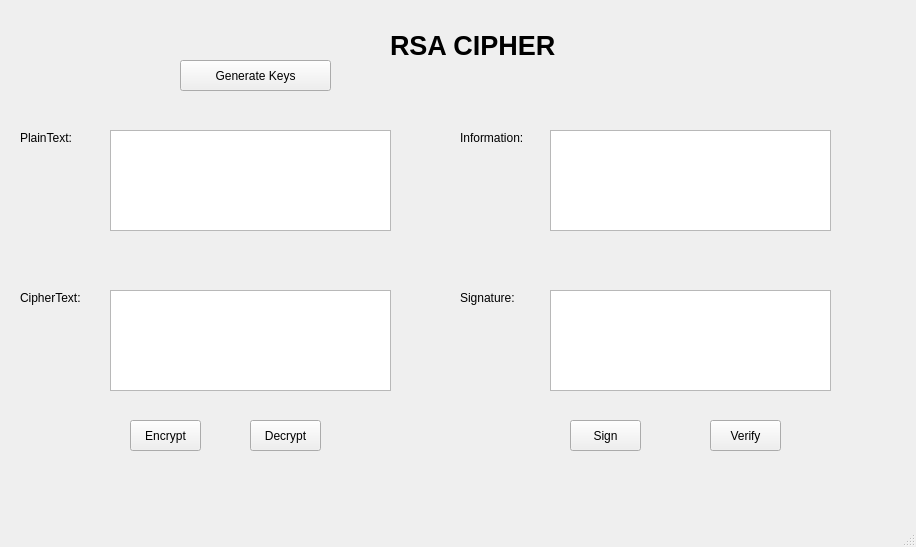
<?xml version="1.0" encoding="UTF-8"?>
<ui version="4.0">
 <class>MainWindow</class>
 <widget class="QMainWindow" name="MainWindow">
  <property name="geometry">
   <rect>
    <x>0</x>
    <y>0</y>
    <width>916</width>
    <height>547</height>
   </rect>
  </property>
  <property name="windowTitle">
   <string>MainWindow</string>
  </property>
  <widget class="QWidget" name="centralwidget">
   <widget class="QPlainTextEdit" name="txt_plaintext">
    <property name="geometry">
     <rect>
      <x>110</x>
      <y>130</y>
      <width>281</width>
      <height>101</height>
     </rect>
    </property>
   </widget>
   <widget class="QLabel" name="label">
    <property name="geometry">
     <rect>
      <x>20</x>
      <y>130</y>
      <width>51</width>
      <height>16</height>
     </rect>
    </property>
    <property name="text">
     <string>PlainText:</string>
    </property>
   </widget>
   <widget class="QPlainTextEdit" name="txt_ciphertext">
    <property name="geometry">
     <rect>
      <x>110</x>
      <y>290</y>
      <width>281</width>
      <height>101</height>
     </rect>
    </property>
   </widget>
   <widget class="QPlainTextEdit" name="txt_signature">
    <property name="geometry">
     <rect>
      <x>550</x>
      <y>290</y>
      <width>281</width>
      <height>101</height>
     </rect>
    </property>
   </widget>
   <widget class="QPlainTextEdit" name="txt_information">
    <property name="geometry">
     <rect>
      <x>550</x>
      <y>130</y>
      <width>281</width>
      <height>101</height>
     </rect>
    </property>
   </widget>
   <widget class="QLabel" name="label_2">
    <property name="geometry">
     <rect>
      <x>20</x>
      <y>290</y>
      <width>61</width>
      <height>16</height>
     </rect>
    </property>
    <property name="text">
     <string>CipherText:</string>
    </property>
   </widget>
   <widget class="QLabel" name="label_3">
    <property name="geometry">
     <rect>
      <x>460</x>
      <y>130</y>
      <width>71</width>
      <height>16</height>
     </rect>
    </property>
    <property name="text">
     <string>Information:</string>
    </property>
   </widget>
   <widget class="QLabel" name="label_4">
    <property name="geometry">
     <rect>
      <x>460</x>
      <y>290</y>
      <width>61</width>
      <height>16</height>
     </rect>
    </property>
    <property name="text">
     <string>Signature:</string>
    </property>
   </widget>
   <widget class="QLabel" name="label_5">
    <property name="geometry">
     <rect>
      <x>390</x>
      <y>20</y>
      <width>201</width>
      <height>51</height>
     </rect>
    </property>
    <property name="font">
     <font>
      <pointsize>20</pointsize>
      <weight>75</weight>
      <bold>true</bold>
     </font>
    </property>
    <property name="text">
     <string>RSA CIPHER</string>
    </property>
   </widget>
   <widget class="QToolButton" name="btn_gen_keys">
    <property name="geometry">
     <rect>
      <x>180</x>
      <y>60</y>
      <width>151</width>
      <height>31</height>
     </rect>
    </property>
    <property name="text">
     <string>Generate Keys</string>
    </property>
   </widget>
   <widget class="QToolButton" name="btn_encrypt">
    <property name="geometry">
     <rect>
      <x>130</x>
      <y>420</y>
      <width>71</width>
      <height>31</height>
     </rect>
    </property>
    <property name="text">
     <string>Encrypt</string>
    </property>
   </widget>
   <widget class="QToolButton" name="btn_decrypt">
    <property name="geometry">
     <rect>
      <x>250</x>
      <y>420</y>
      <width>71</width>
      <height>31</height>
     </rect>
    </property>
    <property name="text">
     <string>Decrypt</string>
    </property>
   </widget>
   <widget class="QToolButton" name="btn_sign">
    <property name="geometry">
     <rect>
      <x>570</x>
      <y>420</y>
      <width>71</width>
      <height>31</height>
     </rect>
    </property>
    <property name="text">
     <string>Sign</string>
    </property>
   </widget>
   <widget class="QToolButton" name="btn_verify">
    <property name="geometry">
     <rect>
      <x>710</x>
      <y>420</y>
      <width>71</width>
      <height>31</height>
     </rect>
    </property>
    <property name="text">
     <string>Verify</string>
    </property>
   </widget>
  </widget>
  <widget class="QMenuBar" name="menubar">
   <property name="geometry">
    <rect>
     <x>0</x>
     <y>0</y>
     <width>916</width>
     <height>21</height>
    </rect>
   </property>
  </widget>
  <widget class="QStatusBar" name="statusbar"/>
 </widget>
 <resources/>
 <connections/>
</ui>
